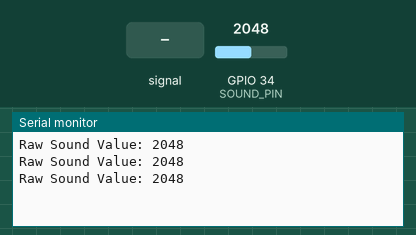
Recording of a sketch running on a simulated ESP32. On the bench: the last lines printed to the serial monitor. Inputs (shaded band) come from the test bench; at power-on: GPIO 34 (SOUND_PIN) = 2048.

Above: at 1.3 s.
1.4 s: GPIO 34 (SOUND_PIN) fed a 200 Hz sine of ±327 counts around its level
At 1.9 s:
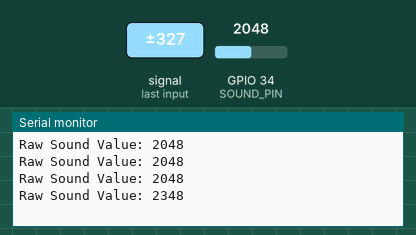
2.9 s: GPIO 34 (SOUND_PIN) set to 2866
At 3.4 s:
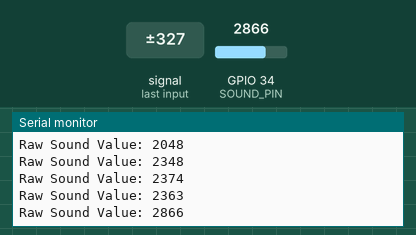
4.4 s: GPIO 34 (SOUND_PIN) fed a 1000 Hz sine of ±1023 counts around its level
At 4.9 s:
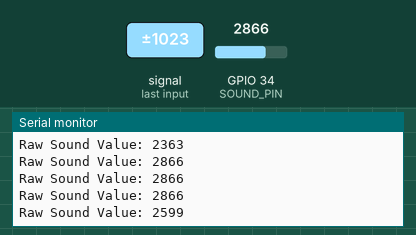
5.9 s: GPIO 34 (SOUND_PIN) set to 3603
At 6.4 s:
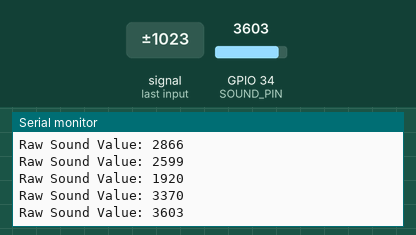
Timing chart, 0 to 8.4 s (numbered marks = the images above; inputs shaded):
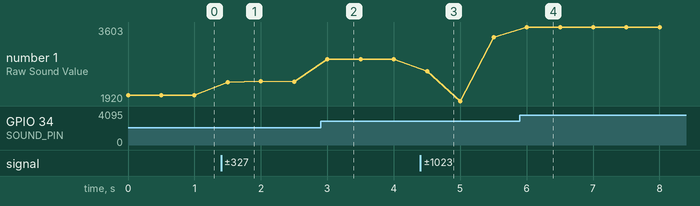

The sketch:

lm939_esp32.ino
```cpp
#define SOUND_PIN 34

void setup() {
  Serial.begin(115200);
}

void loop() {
  int soundValue = analogRead(SOUND_PIN);

  Serial.print("Raw Sound Value: ");
  Serial.println(soundValue);

  delay(500);
}
```

Measured:
- after the input at 1.4 s, the serial monitor: prints a new line after 0.10 s (image 1)
- after the input at 2.9 s, the serial monitor: prints a new line after 0.10 s (image 2)
- after the input at 4.4 s, the serial monitor: prints a new line after 0.10 s (image 3)
- after the input at 5.9 s, the serial monitor: prints a new line after 0.10 s (image 4)
- plotted number 1: 2048 → 2363 after the input at 1.4 s, 2363 → 2866 after the input at 2.9 s, 2866 → 3370 after the input at 4.4 s, 3370 → 3603 after the input at 5.9 s
